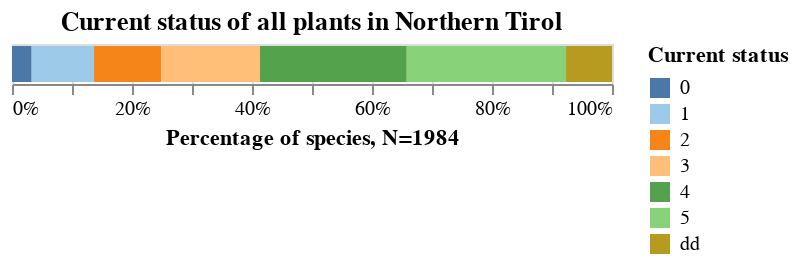

Write notebook code for a chart like this one.
### Code cell
category = "Nordtirol_A"
title = 'Current status of all plants in Northern Tirol'

plot_bar(red_list_tir_df, category, sort_order, title, x_title, legend_title)

### Figure 1 — Vega-Lite specification as saved in the notebook (floating-point values rounded to 4 significant figures)
{"config": {"view": {"continuousWidth": 300, "continuousHeight": 300}}, "data": {"name": "data-a01f5f93f34f29f6fdcd0e8345dd352f"}, "mark": {"type": "bar", "tooltip": true}, "encoding": {"color": {"field": "Nordtirol_A", "legend": {"title": "Current status"}, "scale": {"scheme": "tableau20"}, "sort": ["0", "1", "2", "3", "4", "5", "dd"], "type": "ordinal"}, "order": {"field": "color_Nordtirol_A_sort_index", "type": "ordinal"}, "x": {"field": "len", "stack": "normalize", "title": "Percentage of species, N=1984", "type": "quantitative"}}, "params": [{"name": "param_2", "select": {"type": "interval", "encodings": ["x", "y"]}, "bind": "scales"}], "title": "Current status of all plants in Northern Tirol", "$schema": "https://vega.github.io/schema/vega-lite/v5.20.1.json", "datasets": {"data-a01f5f93f34f29f6fdcd0e8345dd352f": [{"Nordtirol_A": "dd", "len": 152}, {"Nordtirol_A": "0", "len": 65}, {"Nordtirol_A": "2", "len": 222}, {"Nordtirol_A": "3", "len": 327}, {"Nordtirol_A": "5", "len": 527}, {"Nordtirol_A": "4", "len": 485}, {"Nordtirol_A": "1", "len": 206}]}}
